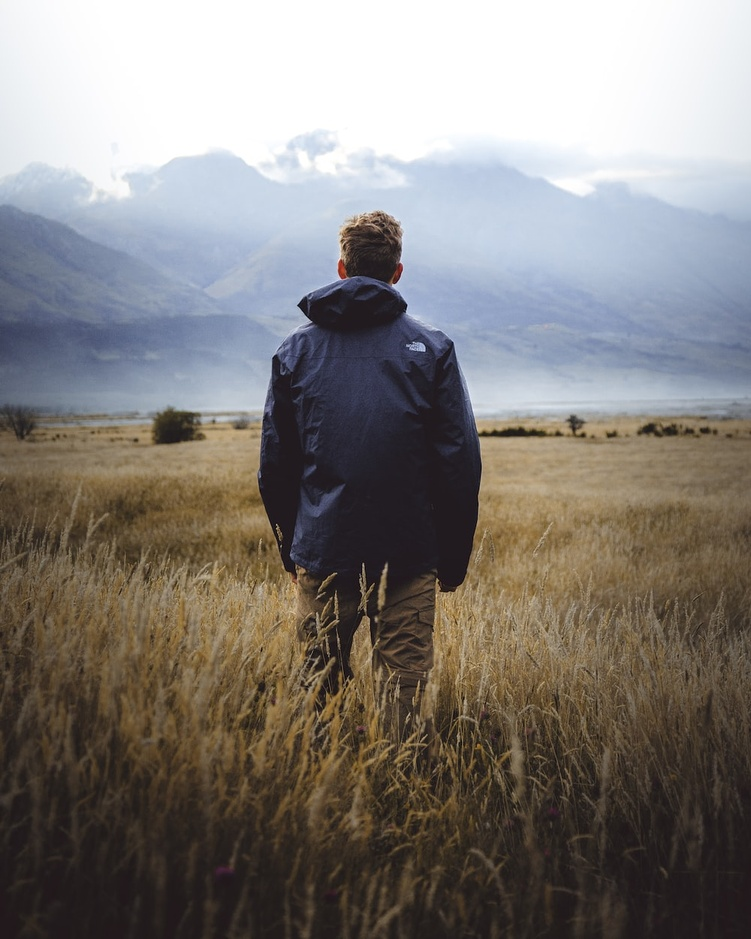
#> input picture pic.jpg, 751 x 939 px, shrunk from 1000 x 1250 before the run
$ python blur.py
#> lines starting #> are read from the running program, lines starting #| are printed output that depends on the picture
import cv2
image = cv2.imread("pic.jpg")
#> image is the input picture: shape (939, 751, 3); mean B, G, R 122.2, 126, 130.7
grey_img = cv2.cvtColor(image, cv2.COLOR_BGR2GRAY)
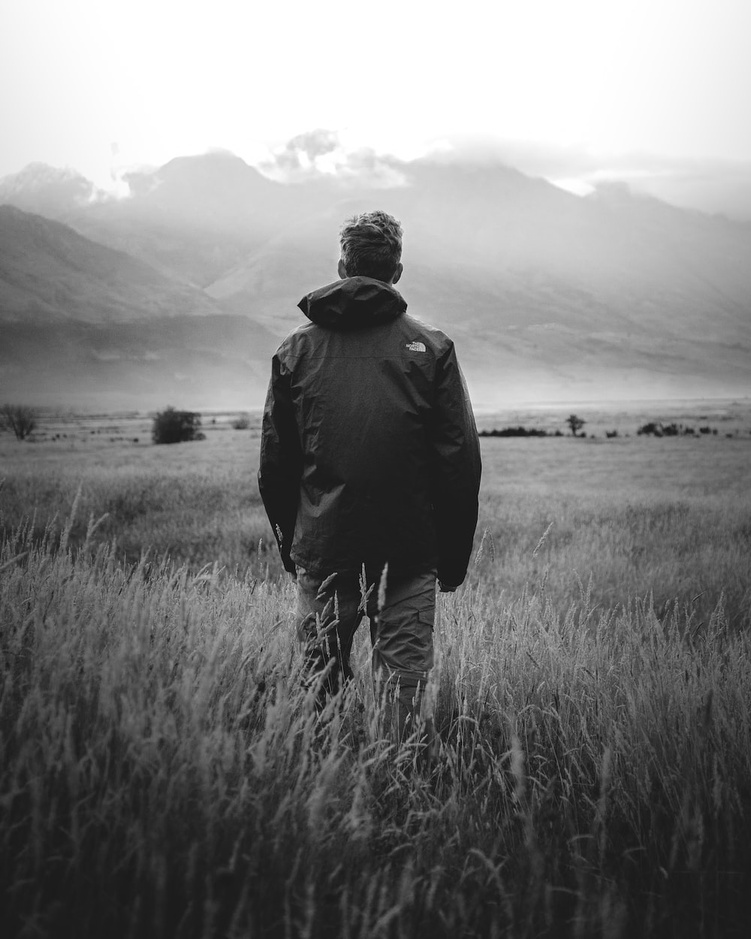
#> grey_img: shape (939, 751); min 2, max 255, mean 127
invert = cv2.bitwise_not(grey_img)
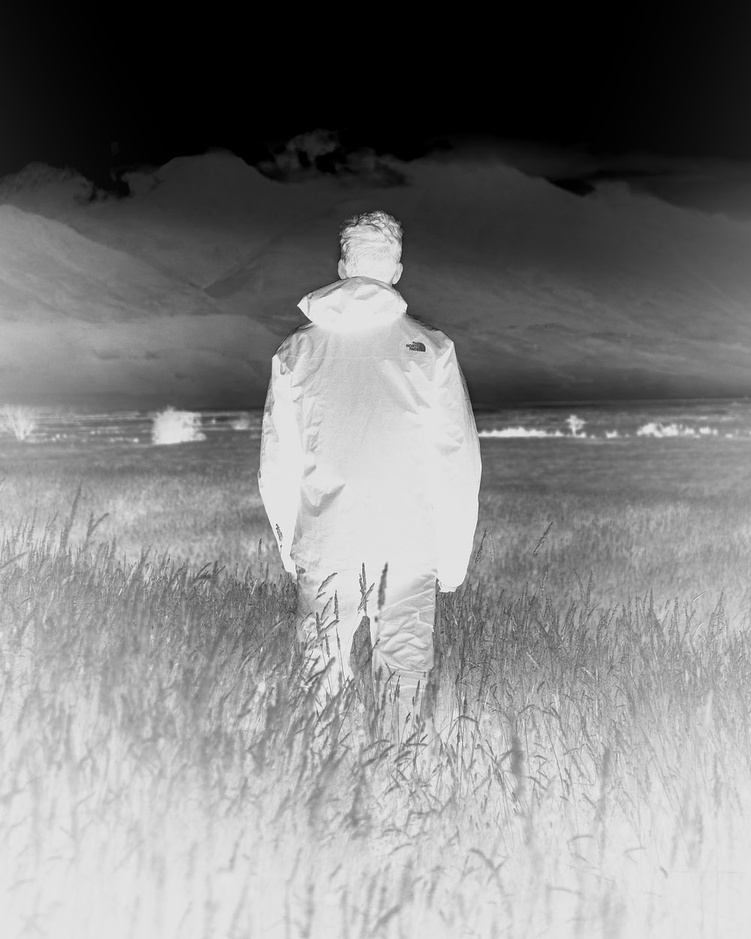
#> invert: shape (939, 751); min 0, max 253, mean 128
blur = cv2.GaussianBlur(invert,(25,25),0)
invertedblur = cv2.bitwise_not(blur)
sketch = cv2.divide(grey_img, invertedblur, scale=200)
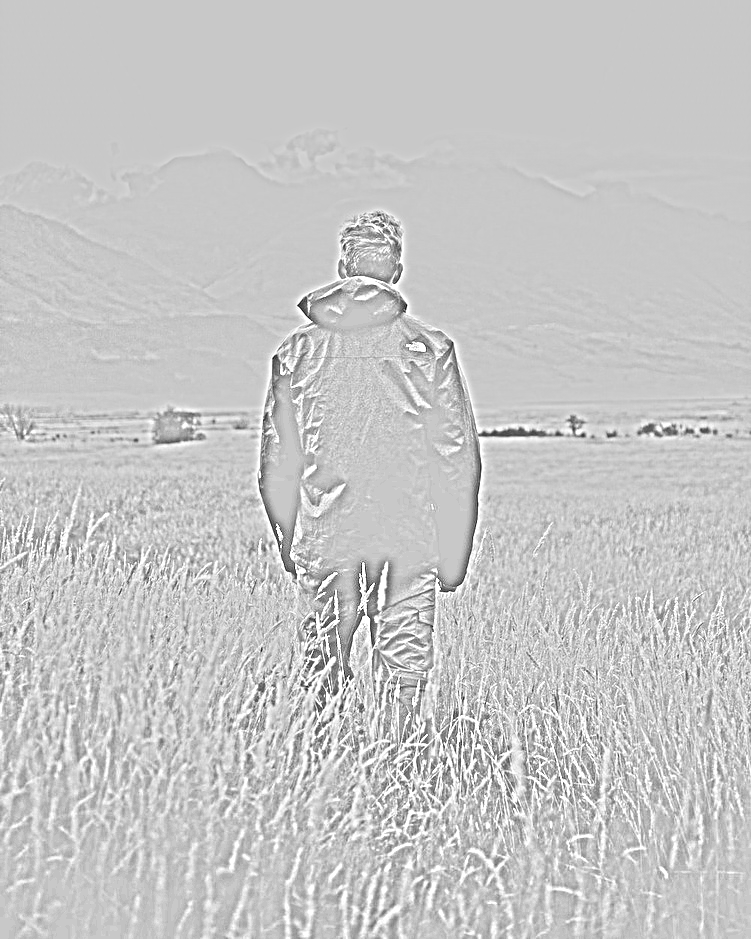
#> sketch: shape (939, 751); min 3, max 255, mean 198.3

cv2.imwrite("pencilsketch.png", sketch)

$ run again, with Animal-1.png saved as pic.jpg
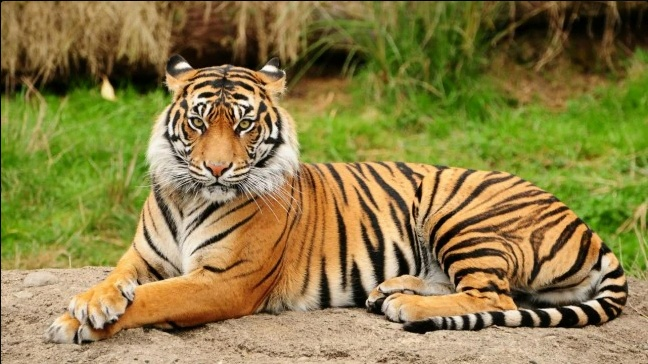
#> input picture Animal-1.png, 648 x 364 px
#> image is the input picture: shape (364, 648, 3); mean B, G, R 69.3, 125.7, 139.4
#> `invertedblur = cv2.bitwise_not(blur)`:
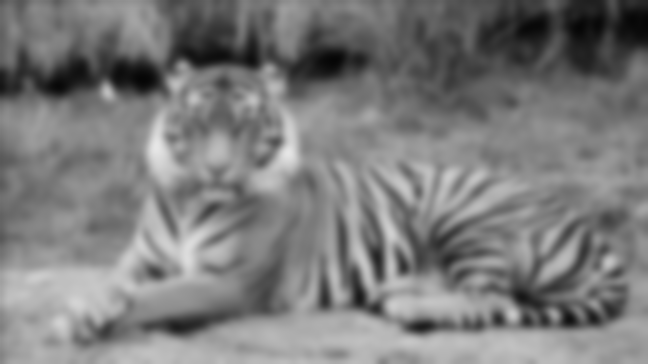
#> invertedblur: shape (364, 648); min 6, max 230, mean 123.6
#> `sketch = cv2.divide(grey_img, invertedblur, scale=200)`:
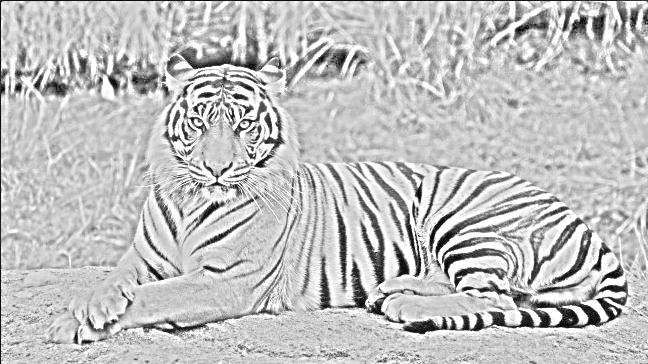
#> sketch: shape (364, 648); min 0, max 255, mean 192.2
